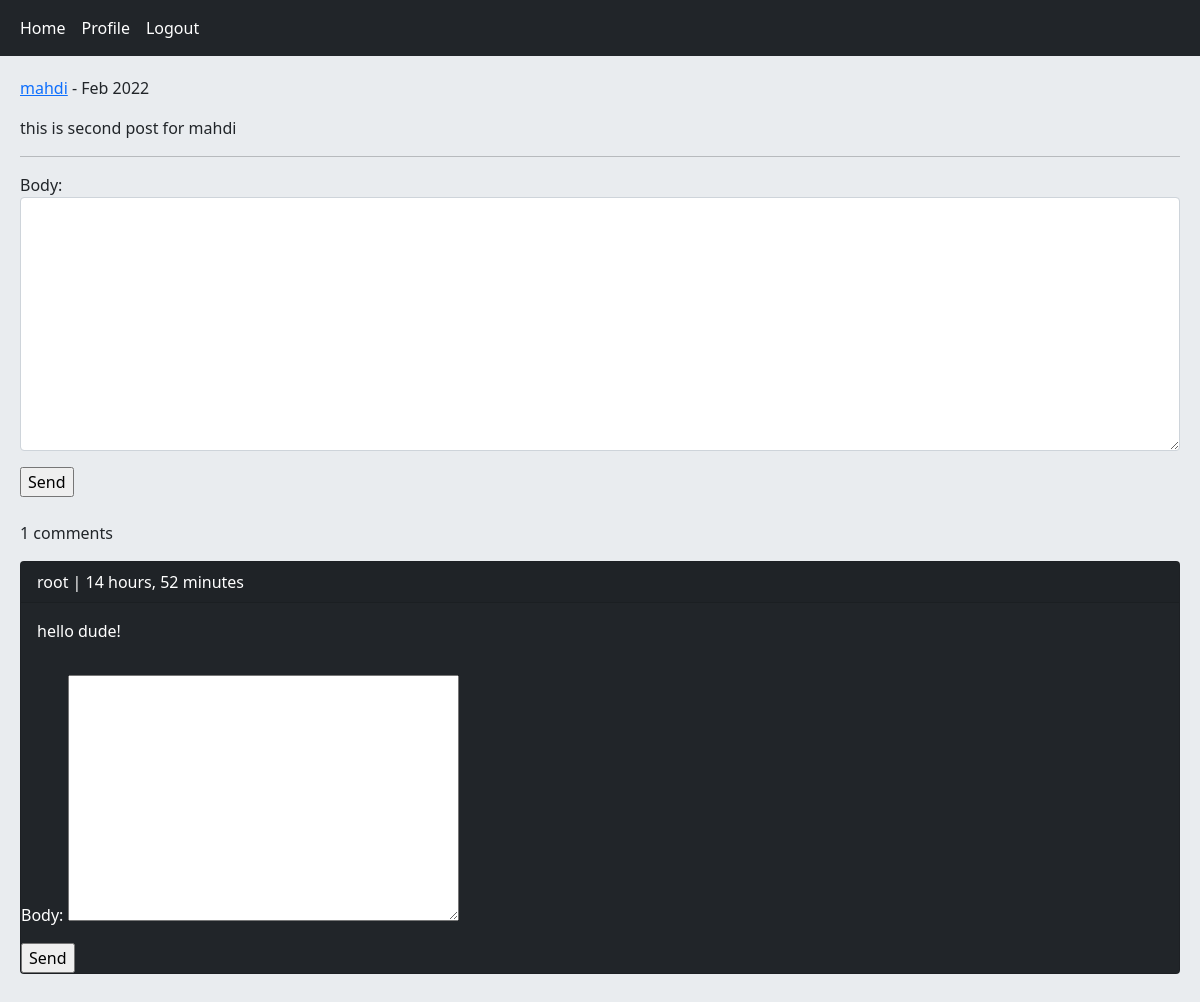
Page /post/3/this-is-second-post-for-mahdi/ (signed in) on the committed database.
### home/models.py (models this page shows, shortened)
class Post(models.Model):
    user = models.ForeignKey(User, on_delete=models.CASCADE, related_name='posts')
    body = models.TextField()
    slug = models.SlugField()
    created_at = models.DateTimeField(auto_now_add=True)
    updated_at = models.DateTimeField(auto_now=True)
    class Meta:
        ordering = ('-updated_at',)

class Comment(models.Model):
    user = models.ForeignKey(User, on_delete=models.CASCADE, related_name='ucomments')
    post = models.ForeignKey(Post, on_delete=models.CASCADE, related_name='pcomments')
    reply = models.ForeignKey('self', on_delete=models.CASCADE, related_name='rcomments', blank=True, null=True)
    is_reply = models.BooleanField(default=False)
    body = models.TextField(max_length=400)
    created_at = models.DateTimeField(auto_now_add=True)

### home/views.py (the view, shortened to what this page needs)
# urls.py: path('post/<int:post_id>/<slug:post_slug>/', views.PostDetailView.as_view(), name='post_detail'),
class PostDetailView(View):
    form_class = CommentCreateForm
    form_class_reply = CommentReplyForm
    def setup(self, request, *args, **kwargs):
        self.post_instance = get_object_or_404(Post, pk=kwargs['post_id'], slug=kwargs['post_slug'])
        return super().setup(request, *args, **kwargs)
    def get(self, request, *args, **kwargs):
        comments = self.post_instance.pcomments.filter(is_reply=False)
        return render(request, 'home/detail.html', {'post':self.post_instance, 'comments':comments, 'form':self.form_class, 'reply_form':self.form_class_reply})

### home/templates/home/detail.html (shortened to what this page needs)
{% extends 'base.html' %}
{% block content %}
    <p><a href="{% url 'account:user_profile' post.user.id %}">{{ post.user.username }}</a> - {{ post.updated_at|date:"M Y" }}</p>
    <p>{{ post.body }}</p><hr/>
    {% if request.user.is_authenticated %}
        <form action="" method="post">
            {{ form.as_p }}
            <input type="submit" value="Send">
        </form><br/>
    {% else %}
        <p class="alert alert-danger">Only logged in user can comment!</p>
    {% endif %}
    <p>{{ comments.count }} comments</p>
    {% for comment in comments %}
        <div class="card bg-dark text-white">
            <p class="card-header">{{ comment.user }} | {{ comment.created_at|timesince }}</p>
            <p class="card-body">{{ comment.body }}</p>
            {% if request.user.is_authenticated %}
                <form action="{% url 'home:add_reply' post.id comment.id %}" method="post">
                    {{ reply_form.as_p }}
                    <input type="submit" value="Send">
                </form>
            {% endif %}
        </div><br/>
    {% empty %}
        <p>No comment yet!</p>
    {% endfor %}
{% endblock content %}

### rows in the picture
Post: user.username "mahdi", updated_at "Feb 2022", body "this is second post for mahdi"
Comment: user "root", created_at "14 hours, 52 minutes", body "hello dude!"

### other values in the picture
{{ comments.count }} "1"
